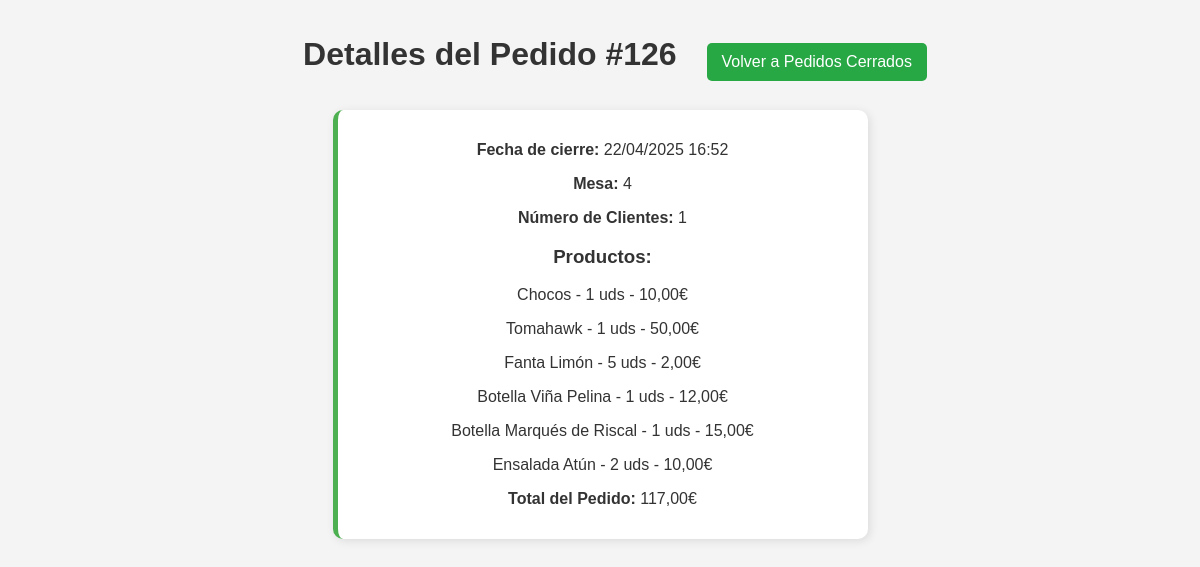
Screenshot of /pedido_cerrado/126/ (signed in) with the database file from the repository.
### tapAppGestion/models.py (models this page shows, shortened)
class Pedido(models.Model):
    mesa = models.CharField(max_length=50)
    numero_clientes = models.PositiveIntegerField()
    productos = models.ManyToManyField(Producto, through='PedidoProducto')
    camarero = models.ForeignKey(User, on_delete=models.CASCADE)  #camarero que toma el pedido
    pagado = models.BooleanField(default=False)
    fecha = models.DateTimeField(default=now)
    fecha_cierre = models.DateTimeField(null=True, blank=True)  # Fecha cuando se pagó

class PedidoProducto(models.Model):
    pedido = models.ForeignKey(Pedido, on_delete=models.CASCADE)
    producto = models.ForeignKey(Producto, on_delete=models.CASCADE)
    cantidad = models.PositiveIntegerField(default=1)
    nota = models.TextField(blank=True, null=True)  # Nuevo campo para notas

class Producto(models.Model):
    CATEGORIAS = (
        ('Cervezas', 'Cervezas'),
        ('Bebida/Refresco', 'Bebida/Refresco'),
        ('Copa Vino', 'Copa Vino'),
        ('Botellas Vino', 'Botellas Vino'),
        ('Fuera de Carta', 'Fuera de Carta'),
        ('Pan', 'Pan'),
        ('Tapas o ½ Ración', 'Tapas o ½ Ración'),
        ('Entrantes', 'Entrantes'),
        ('Pescados', 'Pescados'),
        ('Carnes Ibéricas', 'Carnes Ibéricas'),
        ('Carnes Ternera', 'Carnes Ternera'),
        ('Bocadillos', 'Bocadillos'),
        ('Postres', 'Postres'),
        ('Cafés', 'Cafés'),
        ('Bebidas Alcohólicas', 'Bebidas Alcohólicas'),
        ('Desayunos', 'Desayunos'),
        ('Oferta del día', 'Oferta del día'),
    )
    nombre = models.CharField(max_length=100)
    categoria = models.CharField(max_length=50, choices=CATEGORIAS)
    precio = models.DecimalField(max_digits=6, decimal_places=2)
    imagen = models.ImageField(upload_to='productos/', blank=True, null=True)
    cantidad = models.PositiveIntegerField(default=0)  # Campo para la cantidad en el almacén
    es_barril = models.BooleanField(default=False)
    litros_disponibles = models.DecimalField(max_digits=6, decimal_places=2, null=True, blank=True)
    kilos_disponibles = models.DecimalField(max_digits=6, decimal_places=2, null=True, blank=True)

### tapAppGestion/views.py (the view)
# urls.py: path('pedido_cerrado/<int:pedido_id>/', views.detalle_pedido_cerrado, name='detalle_pedido_cerrado'),
@login_required
def detalle_pedido_cerrado(request, pedido_id):
    pedido = get_object_or_404(Pedido, id=pedido_id, pagado=True)
    productos_pedido = PedidoProducto.objects.filter(pedido=pedido)
    total_pedido = productos_pedido.aggregate(total=Sum(F('cantidad') * F('producto__precio')))['total'] or 0
    total_pedido = round(Decimal(total_pedido), 2)
    pedido.fecha_cierre = localtime(pedido.fecha_cierre)
    return render(request, 'detalles_pedido_cerrado.html', {
        'pedido': pedido,
        'productos_pedido': productos_pedido,
        'total_pedido': total_pedido,
    })

### tapAppGestion/templates/detalles_pedido_cerrado.html (shortened to what this page needs)
{% load tz %}
{% load static %}
<!DOCTYPE html>
<html lang="es">
<head>
    <link rel="stylesheet" type="text/css" href="{% static 'css/stylesListaPedidos.css' %}">
</head>
<body>
    <header class="header-pedidos">
        <h1>Detalles del Pedido #{{ pedido.id }}</h1>
        <a href="{% url 'lista_pedidos_cerrados' %}" class="volver-btn">Volver a Pedidos Cerrados</a>
    </header>
    <main class="pedido-detalles-container">
        <div class="pedido-card">
            <p><strong>Fecha de cierre:</strong> {{ pedido.fecha_cierre|timezone:"Europe/Madrid"|date:"d/m/Y H:i" }}</p>
            <p><strong>Mesa:</strong> {{ pedido.mesa }}</p>
            <p><strong>Número de Clientes:</strong> {{ pedido.numero_clientes }}</p>
            <h3>Productos:</h3>
            <div class="productos-lista">
                {% for producto_pedido in productos_pedido %}
                <p>{{ producto_pedido.producto.nombre }} - {{ producto_pedido.cantidad }} uds - {{ producto_pedido.producto.precio }}€</p>
                {% endfor %}
            </div>
            <p><strong>Total del Pedido:</strong> {{ total_pedido|floatformat:2 }}€</p>
        </div>
    </main>
</body>
</html>

### tapAppGestion/static/css/stylesListaPedidos.css (style rules this page uses)
body { font-family: Arial, sans-serif; background-color: #f4f4f4; color: #333; margin: 0; padding: 0; }
.pedido-card { background: white; border-radius: 10px; box-shadow: 2px 2px 10px rgba(0, 0, 0, 0.1); padding: 15px; width: 500px; border-left: 5px solid #4CAF50; }
.pedido-card { transition: transform 0.2s ease-in-out; }
.volver-btn { background-color: #4CAF50; color: white; border: none; padding: 10px 15px; font-size: 16px; border-radius: 5px; cursor: pointer; margin-top: 15px; text-align: center; }
.pedido-detalles-container { display: flex; flex-direction: column; align-items: center; text-align: center; margin: auto; max-width: 600px; }
.header-pedidos { display: flex; justify-content: center; align-items: center; position: relative; padding: 15px; border-radius: 10px; width: 100%; }
.header-pedidos .volver-btn { background-color: #28a745; color: white; padding: 10px 15px; font-size: 16px; border-radius: 5px; text-decoration: none; border: none; cursor: pointer; white-space: nowrap; flex-shrink: 0; margin-left: 30px; }

### rows the page displays
Pedido: id "126", fecha_cierre "22/04/2025 16:52", mesa "4", numero_clientes "1"
PedidoProducto: producto.nombre "Chocos", cantidad "1", producto.precio "10,00"
PedidoProducto: producto.nombre "Tomahawk", cantidad "1", producto.precio "50,00"
PedidoProducto: producto.nombre "Fanta Limón", cantidad "5", producto.precio "2,00"
PedidoProducto: producto.nombre "Botella Viña Pelina", cantidad "1", producto.precio "12,00"
PedidoProducto: producto.nombre "Botella Marqués de Riscal", cantidad "1", producto.precio "15,00"
PedidoProducto: producto.nombre "Ensalada Atún", cantidad "2", producto.precio "10,00"

### other values shown
{{ total_pedido|floatformat:2 }} "117,00"
